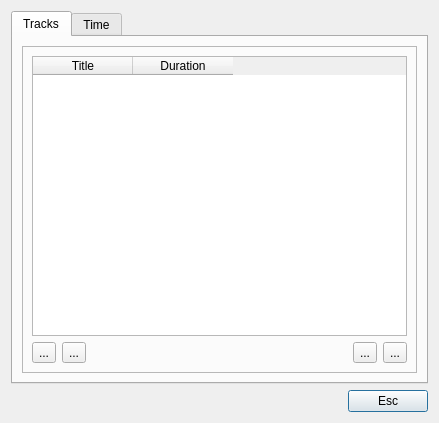
<?xml version="1.0" encoding="UTF-8"?>
<ui version="4.0">
 <class>soundtracksDialog</class>
 <widget class="QDialog" name="soundtracksDialog">
  <property name="geometry">
   <rect>
    <x>0</x>
    <y>0</y>
    <width>439</width>
    <height>423</height>
   </rect>
  </property>
  <property name="windowTitle">
   <string>Soundtracks</string>
  </property>
  <layout class="QGridLayout" name="gridLayout_5">
   <item row="0" column="0">
    <layout class="QGridLayout" name="gridLayout_4">
     <item row="1" column="0">
      <spacer name="horizontalSpacer_2">
       <property name="orientation">
        <enum>Qt::Horizontal</enum>
       </property>
       <property name="sizeHint" stdset="0">
        <size>
         <width>40</width>
         <height>20</height>
        </size>
       </property>
      </spacer>
     </item>
     <item row="1" column="1">
      <widget class="QPushButton" name="pushButton_2">
       <property name="text">
        <string>Esc</string>
       </property>
      </widget>
     </item>
     <item row="0" column="0" colspan="2">
      <widget class="QTabWidget" name="tabWidget">
       <property name="currentIndex">
        <number>0</number>
       </property>
       <widget class="QWidget" name="tab">
        <attribute name="title">
         <string>Tracks</string>
        </attribute>
        <layout class="QGridLayout" name="gridLayout_3">
         <item row="0" column="0">
          <widget class="QFrame" name="frame">
           <property name="frameShape">
            <enum>QFrame::StyledPanel</enum>
           </property>
           <property name="frameShadow">
            <enum>QFrame::Raised</enum>
           </property>
           <layout class="QGridLayout" name="gridLayout_2">
            <item row="0" column="0">
             <layout class="QGridLayout" name="gridLayout">
              <item row="0" column="0" colspan="5">
               <widget class="QTableWidget" name="tracksView">
                <column>
                 <property name="text">
                  <string>Title</string>
                 </property>
                </column>
                <column>
                 <property name="text">
                  <string>Duration</string>
                 </property>
                </column>
               </widget>
              </item>
              <item row="1" column="0">
               <widget class="QToolButton" name="upButton">
                <property name="text">
                 <string>...</string>
                </property>
                <property name="icon">
                 <iconset resource="images.qrc">
                  <normaloff>:/new/prefix1/resources/go-up.svg</normaloff>:/new/prefix1/resources/go-up.svg</iconset>
                </property>
               </widget>
              </item>
              <item row="1" column="1">
               <widget class="QToolButton" name="downButton">
                <property name="text">
                 <string>...</string>
                </property>
                <property name="icon">
                 <iconset resource="images.qrc">
                  <normaloff>:/new/prefix1/resources/go-down.svg</normaloff>:/new/prefix1/resources/go-down.svg</iconset>
                </property>
               </widget>
              </item>
              <item row="1" column="2">
               <spacer name="horizontalSpacer">
                <property name="orientation">
                 <enum>Qt::Horizontal</enum>
                </property>
                <property name="sizeHint" stdset="0">
                 <size>
                  <width>40</width>
                  <height>20</height>
                 </size>
                </property>
               </spacer>
              </item>
              <item row="1" column="3">
               <widget class="QToolButton" name="plusButton">
                <property name="text">
                 <string>...</string>
                </property>
                <property name="icon">
                 <iconset resource="images.qrc">
                  <normaloff>:/new/prefix1/resources/plus.svg</normaloff>:/new/prefix1/resources/plus.svg</iconset>
                </property>
               </widget>
              </item>
              <item row="1" column="4">
               <widget class="QToolButton" name="minusButton">
                <property name="text">
                 <string>...</string>
                </property>
                <property name="icon">
                 <iconset resource="images.qrc">
                  <normaloff>:/new/prefix1/resources/minus.svg</normaloff>:/new/prefix1/resources/minus.svg</iconset>
                </property>
               </widget>
              </item>
             </layout>
            </item>
           </layout>
          </widget>
         </item>
        </layout>
       </widget>
       <widget class="QWidget" name="tab_2">
        <attribute name="title">
         <string>Time</string>
        </attribute>
        <layout class="QGridLayout" name="gridLayout_11">
         <item row="0" column="0">
          <layout class="QGridLayout" name="gridLayout_10">
           <item row="0" column="0">
            <layout class="QGridLayout" name="gridLayout_9">
             <item row="0" column="0">
              <layout class="QGridLayout" name="gridLayout_7">
               <item row="0" column="0">
                <widget class="QLabel" name="label_3">
                 <property name="text">
                  <string>N. Tracks</string>
                 </property>
                </widget>
               </item>
               <item row="0" column="1">
                <widget class="QLabel" name="nTracksLabel">
                 <property name="frameShape">
                  <enum>QFrame::Box</enum>
                 </property>
                 <property name="text">
                  <string>TextLabel</string>
                 </property>
                </widget>
               </item>
               <item row="1" column="0">
                <widget class="QLabel" name="label_5">
                 <property name="text">
                  <string>N. Slides</string>
                 </property>
                </widget>
               </item>
               <item row="1" column="1">
                <widget class="QLabel" name="nSlidesLabel">
                 <property name="frameShape">
                  <enum>QFrame::Box</enum>
                 </property>
                 <property name="text">
                  <string>TextLabel</string>
                 </property>
                </widget>
               </item>
              </layout>
             </item>
             <item row="0" column="1">
              <spacer name="horizontalSpacer_4">
               <property name="orientation">
                <enum>Qt::Horizontal</enum>
               </property>
               <property name="sizeHint" stdset="0">
                <size>
                 <width>40</width>
                 <height>20</height>
                </size>
               </property>
              </spacer>
             </item>
            </layout>
           </item>
           <item row="1" column="0">
            <layout class="QGridLayout" name="gridLayout_6">
             <item row="0" column="0">
              <widget class="QLabel" name="label">
               <property name="text">
                <string>Slide Show Duration:</string>
               </property>
              </widget>
             </item>
             <item row="0" column="1">
              <widget class="QLabel" name="slideShowTimeLabel">
               <property name="frameShape">
                <enum>QFrame::Box</enum>
               </property>
               <property name="text">
                <string>TextLabel</string>
               </property>
              </widget>
             </item>
             <item row="0" column="2">
              <widget class="QProgressBar" name="slideShowTime">
               <property name="value">
                <number>24</number>
               </property>
              </widget>
             </item>
             <item row="1" column="0">
              <widget class="QLabel" name="label_2">
               <property name="text">
                <string>Soudtracks Duration:</string>
               </property>
              </widget>
             </item>
             <item row="1" column="1">
              <widget class="QLabel" name="soundTrackTimeLabel">
               <property name="frameShape">
                <enum>QFrame::Box</enum>
               </property>
               <property name="text">
                <string>TextLabel</string>
               </property>
              </widget>
             </item>
             <item row="1" column="2">
              <widget class="QProgressBar" name="soudtrackTime">
               <property name="value">
                <number>24</number>
               </property>
              </widget>
             </item>
            </layout>
           </item>
           <item row="2" column="0">
            <layout class="QGridLayout" name="gridLayout_8">
             <item row="0" column="0">
              <widget class="QPushButton" name="arrangeTimeButton">
               <property name="text">
                <string>Set Time </string>
               </property>
              </widget>
             </item>
             <item row="1" column="1">
              <spacer name="horizontalSpacer_3">
               <property name="orientation">
                <enum>Qt::Horizontal</enum>
               </property>
               <property name="sizeHint" stdset="0">
                <size>
                 <width>40</width>
                 <height>20</height>
                </size>
               </property>
              </spacer>
             </item>
             <item row="2" column="0">
              <spacer name="verticalSpacer">
               <property name="orientation">
                <enum>Qt::Vertical</enum>
               </property>
               <property name="sizeHint" stdset="0">
                <size>
                 <width>20</width>
                 <height>40</height>
                </size>
               </property>
              </spacer>
             </item>
            </layout>
           </item>
          </layout>
         </item>
        </layout>
       </widget>
      </widget>
     </item>
    </layout>
   </item>
  </layout>
 </widget>
 <resources>
  <include location="images.qrc"/>
 </resources>
 <connections>
  <connection>
   <sender>pushButton_2</sender>
   <signal>released()</signal>
   <receiver>soundtracksDialog</receiver>
   <slot>reject()</slot>
   <hints>
    <hint type="sourcelabel">
     <x>498</x>
     <y>64</y>
    </hint>
    <hint type="destinationlabel">
     <x>492</x>
     <y>141</y>
    </hint>
   </hints>
  </connection>
 </connections>
</ui>
